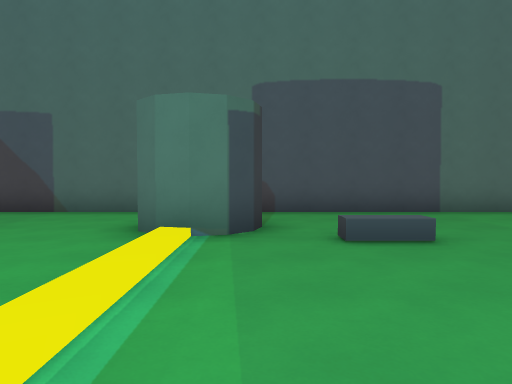
View 1 (above)

24 first-person views from a walk through a level from a Godot 3-D game. The camera is 1.4 m above the floor, tilts 2° down and sees 70° across. The floor is counted in squares, 2 m on a side. Each view is taken from the middle of a square. On the plan, view 1 faces up. The plan holds only what a view shows up to about 11 squares ahead; the rest is blank. The place goes on beyond the plan.

View 2
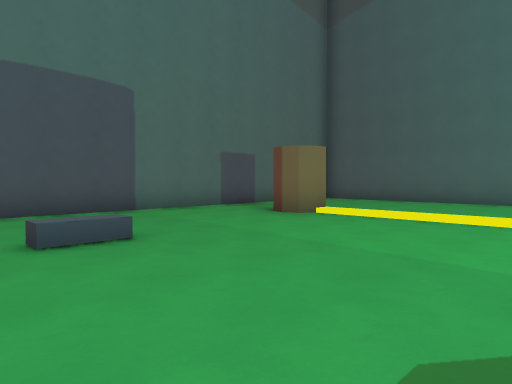

View 3
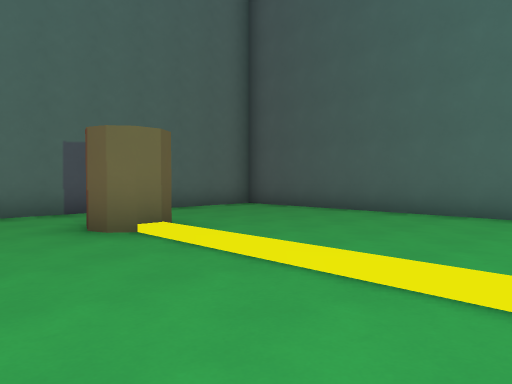

View 4
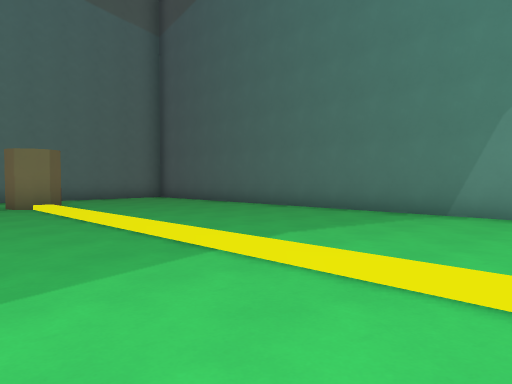

View 5
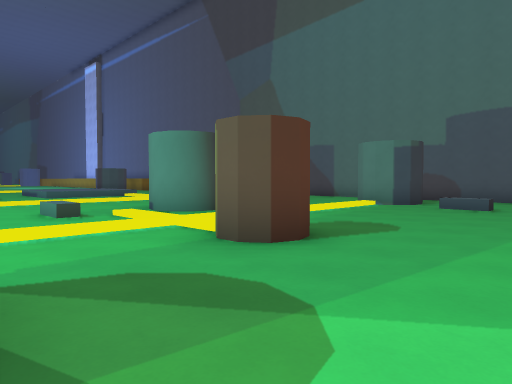

View 6
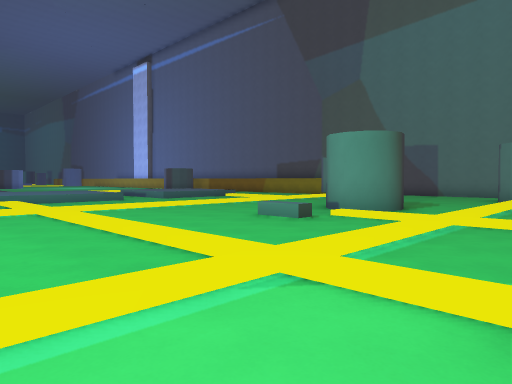

View 7
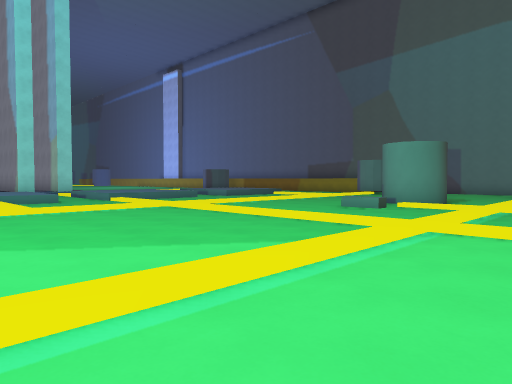

View 8
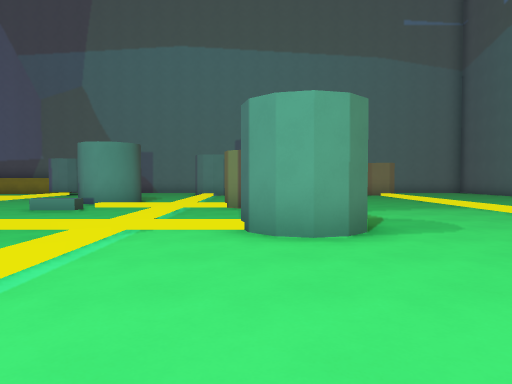

View 9
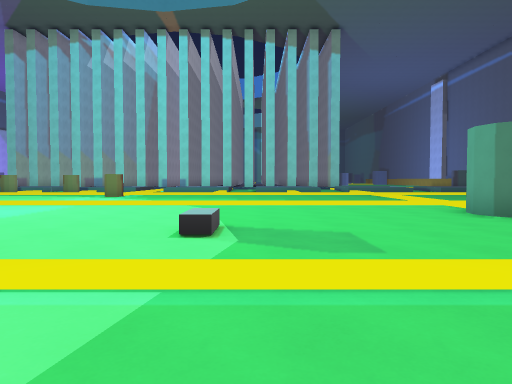

View 10
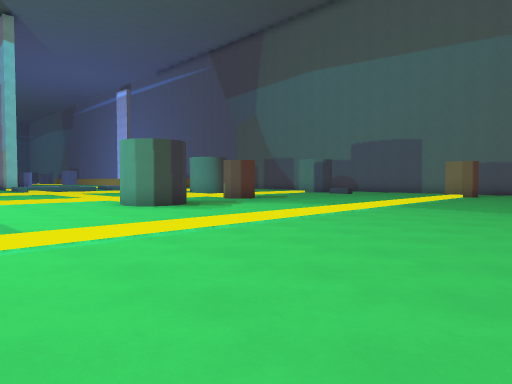

View 11
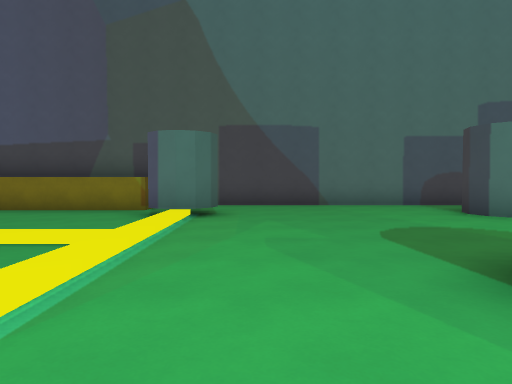

View 12
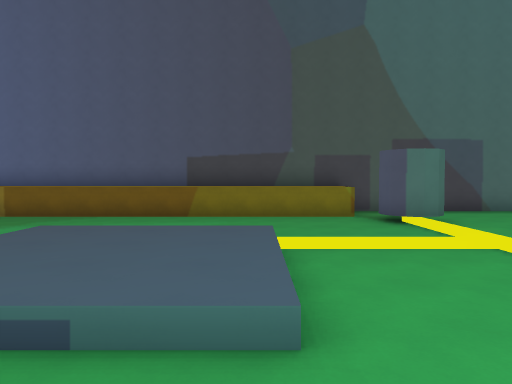

View 13
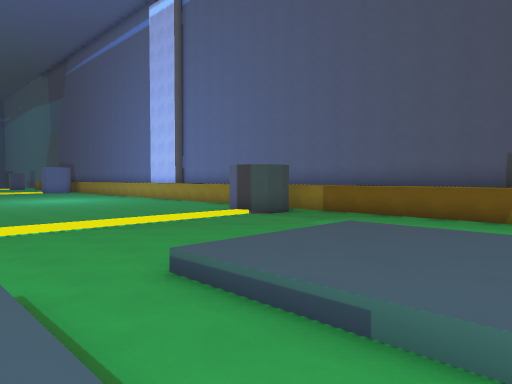

View 14
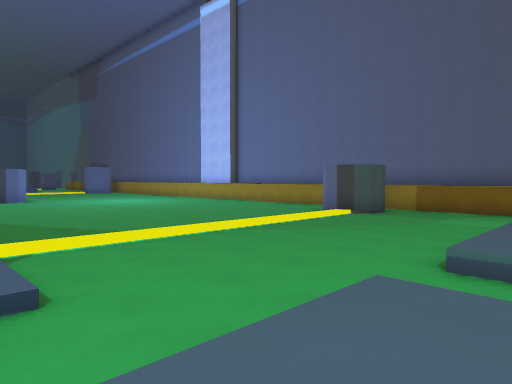

View 15
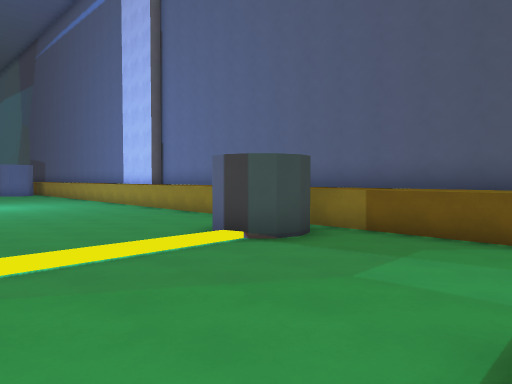

View 16
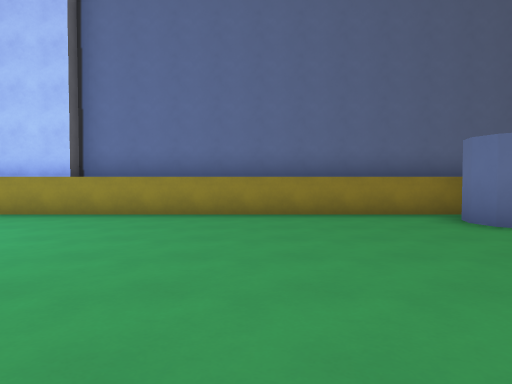

View 17
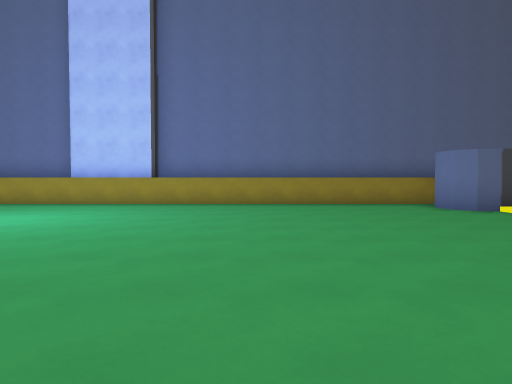

View 18
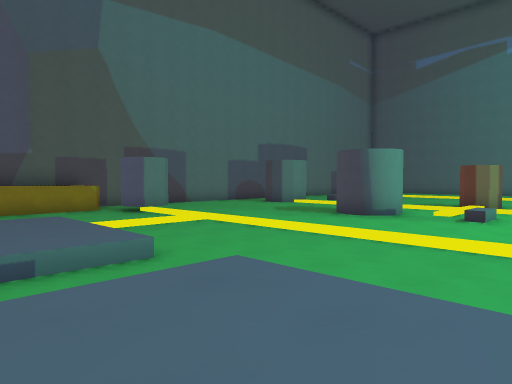

View 19
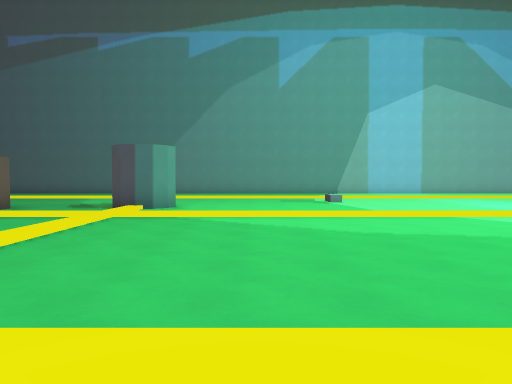

View 20
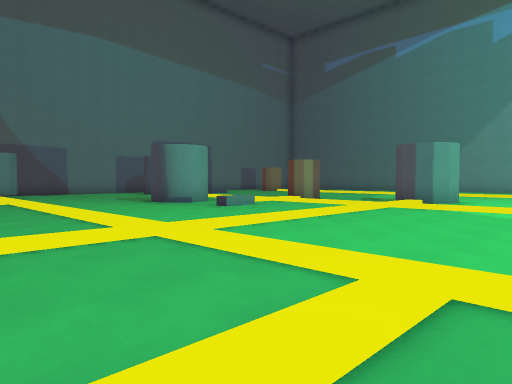

View 21
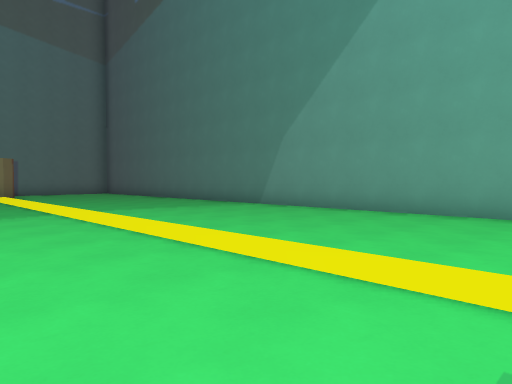

View 22
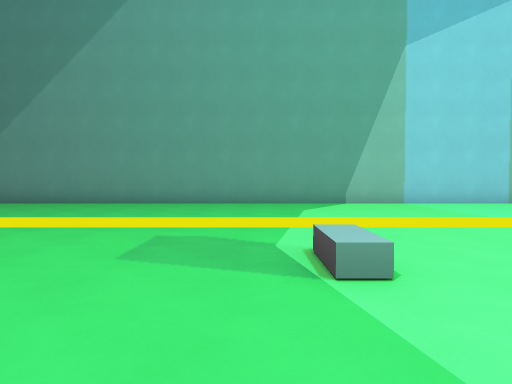

View 23
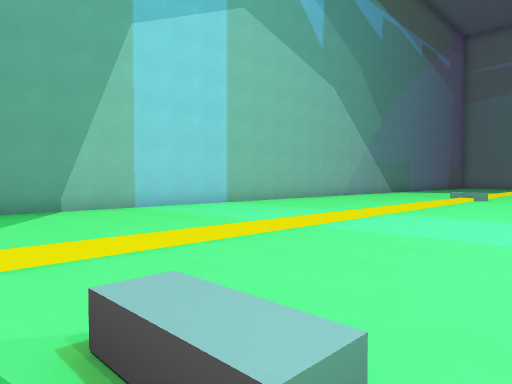

View 24
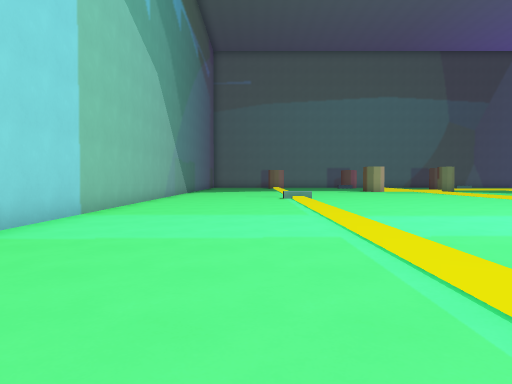

### Floor plan
Key: @ floor where view 1 was taken; # wall or solid block; . main floor; : floor 0.5 m higher than the main floor; / step, stairs or slope; ^ raised ledge.
Columns run from 28 left of view 1 to 12 right of it. Each row starts with its distance up from view 1.
  8  ^^^^^^^^^^^^^^^^^^^#####################
  7 ^^^^^^^^^^^^^^^^^^^^....................#
  6 ..................... .....#............#
  5 .........##.........##.....##.....##....#
  4 .........#....   ........../............#
  3 ...............  ........../............#
  2 ..............::::///....../............#
  1 ..............::::........./............#
  0  .............::::......##./@...........#
 -1   ............////........./............#
 -2   .......................////#..........#
 -3   ............::::......//./............#
 -4     .  .......::::........./............#
 -5             /. :::........./..#.........#
 -6                  ////////////##.........#
 -7                   ........./............#
 -8                  :........./............#
 -9                  :///....../............#
-10                   ........./............#
-11                      ....../............#
-12                        ..../............#
-13                         .../............#
-14                           ./............#
-15                            /............#
-16                            /... ........#
-17                            /..  ........#
-18                                .........#
-19                               ..........#
-20                               ..........#
-21                              ...........#
-22                              ...........#

Positions as (right, up) in squares from view 1, and headings:
1: (0, 0), facing up
2: (0, 0), facing up-right
3: (4, 0), facing up-right
4: (4, -5), facing up-right
5: (4, -5), facing up-left
6: (1, -8), facing up-left
7: (1, -11), facing up-left
8: (1, -11), facing up
9: (9, -11), facing left
10: (11, -11), facing up-left
11: (-6, -2), facing up
12: (-11, -3), facing up
13: (-11, -3), facing up-left
14: (-13, -5), facing up-left
15: (-14, 0), facing up-left
16: (-23, -1), facing up
17: (-24, -4), facing up
18: (-13, -5), facing up-right
19: (-9, -9), facing right
20: (-10, -10), facing up-right
21: (4, -10), facing up-right
22: (1, -11), facing right
23: (3, -11), facing down-right
24: (8, -11), facing down
